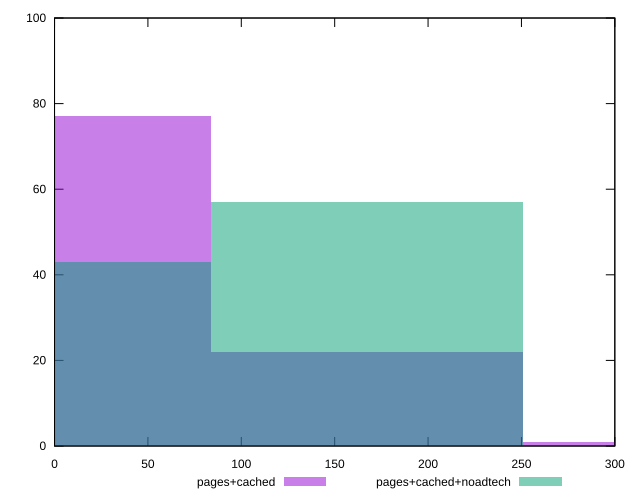

gnuplot code for this plot:
reset

$pagesCached <<EOF
0 77
167.28464161586686 22
334.5692832317337 1
EOF

$pagesCachedNoadtech <<EOF
167.28464161586686 57
0 43
EOF

set key outside below
set boxwidth 167.28464161586686
set xrange [0:300]
set yrange [0:100]
set trange [0:100]
set style fill transparent solid 0.5 noborder
set terminal svg size 640, 500 enhanced background rgb 'white'
set output "report_00013_2021-02-09T12-04-24.940Z/unminified-javascript/comparison/histogram/1_vs_2.svg"

plot $pagesCached title "pages+cached" with boxes, \
     $pagesCachedNoadtech title "pages+cached+noadtech" with boxes

reset
